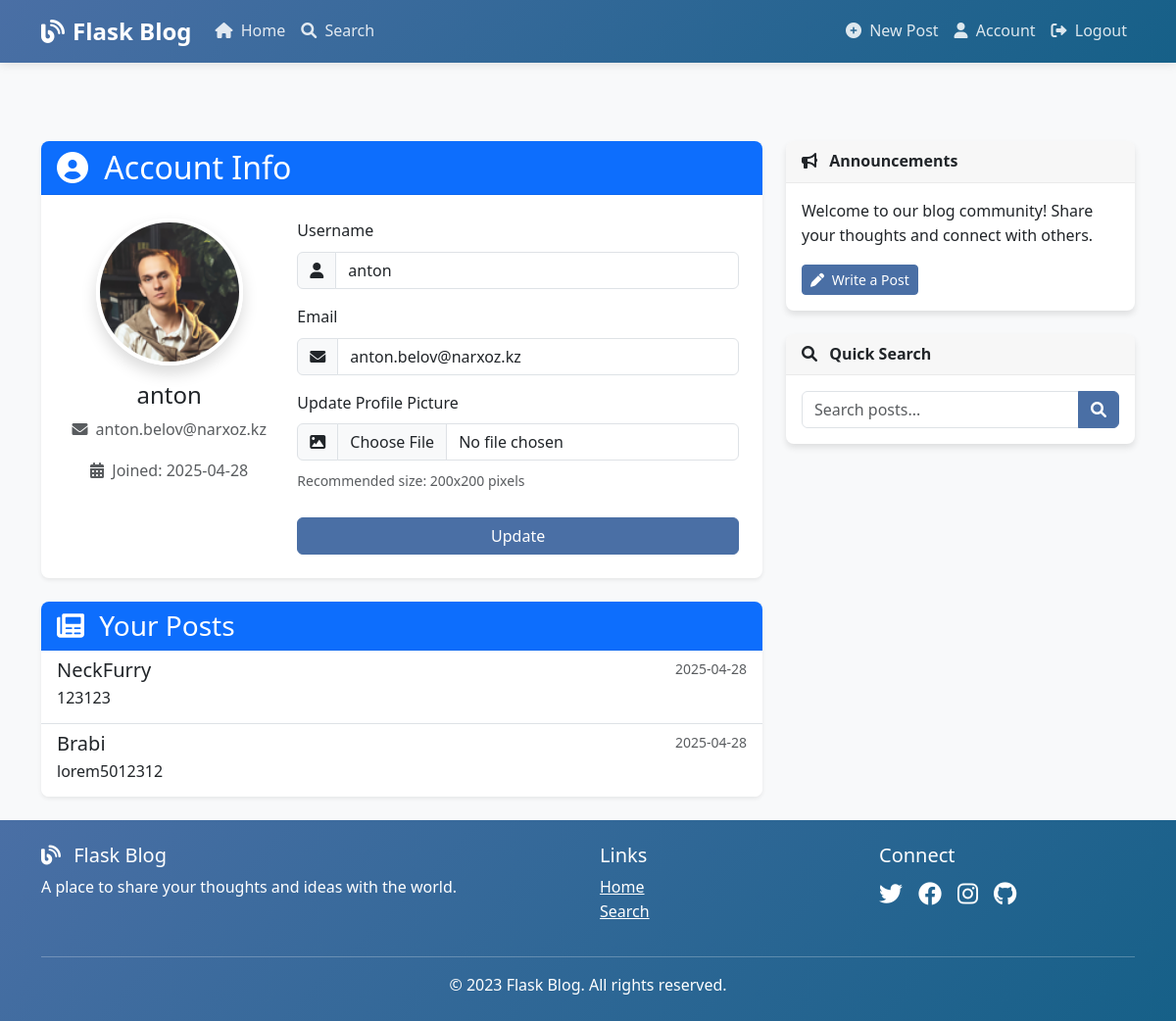
Page /account (signed in) on the earlier database version.
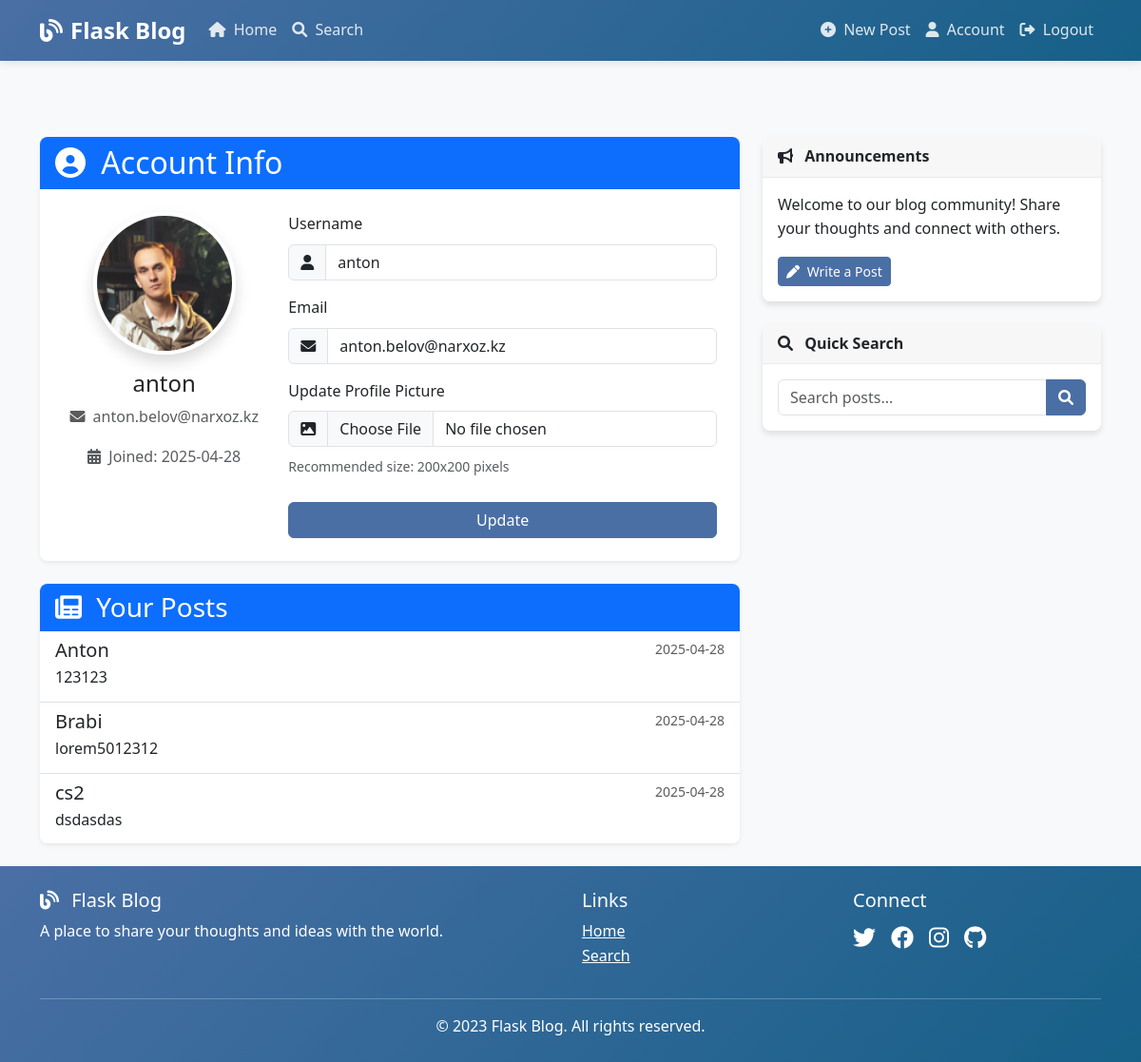
Same page on the later database version.
### app/models/post.py (models this page shows, shortened)
class Post(db.Model):
    id = db.Column(db.Integer, primary_key=True)
    title = db.Column(db.String(100), nullable=False)
    content = db.Column(db.Text, nullable=False)
    image_file = db.Column(db.String(20), nullable=True)
    created_at = db.Column(db.DateTime, nullable=False, default=datetime.utcnow)
    updated_at = db.Column(db.DateTime, onupdate=datetime.utcnow)
    user_id = db.Column(db.Integer, db.ForeignKey('user.id'), nullable=False)

### app/controllers/auth.py (the view)
@auth_bp.route('/account', methods=['GET', 'POST'])
@login_required
def account():
    form = UpdateAccountForm(current_user.username, current_user.email)
    if form.validate_on_submit():
        if form.picture.data:
            picture_file = save_picture(form.picture.data)
            current_user.profile_image = picture_file
        current_user.username = form.username.data
        current_user.email = form.email.data
        try:
            db.session.commit()
            flash('Your account has been updated!', 'success')
            return redirect(url_for('auth.account'))
        except Exception as e:
            db.session.rollback()
            flash(f'Error updating account: {str(e)}', 'danger')
    elif request.method == 'GET':
        form.username.data = current_user.username
        form.email.data = current_user.email
    image_file = url_for('static', filename='uploads/' + current_user.profile_image)
    return render_template('auth/account.html', title='Account',
                           image_file=image_file, form=form)

### app/forms/auth_forms.py (shortened to what this page needs)
class UpdateAccountForm(FlaskForm):
    username = StringField('Username',
                           validators=[DataRequired(), Length(min=2, max=20)])
    email = StringField('Email',
                        validators=[DataRequired(), Email()])
    picture = FileField('Update Profile Picture',
                        validators=[FileAllowed(['jpg', 'png', 'jpeg'])])
    submit = SubmitField('Update')
    def __init__(self, original_username, original_email, *args, **kwargs):
        super(UpdateAccountForm, self).__init__(*args, **kwargs)
        self.original_username = original_username
        self.original_email = original_email

### app/models/user.py (called while the page is built)
@login_manager.user_loader
def load_user(user_id):
    return User.query.get(int(user_id))

### app/templates/auth/account.html (shortened to what the changed rows need)
{% extends "base.html" %}
{% block content %}
    <div class="card shadow-sm">
        <div class="card-header bg-primary text-white">
            <h2 class="mb-0"><i class="fas fa-user-circle me-2"></i> Account Info</h2>
        </div>
    </div>
    <div class="card shadow-sm mt-4">
        <div class="card-body p-0">
            <div class="list-group list-group-flush">
                {% for post in current_user.posts[:5] %}
                    <a href="{{ url_for('posts.post', post_id=post.id) }}" class="list-group-item list-group-item-action">
                        <div class="d-flex w-100 justify-content-between">
                            <h5 class="mb-1">{{ post.title }}</h5>
                            <small class="text-muted">{{ post.created_at.strftime('%Y-%m-%d') }}</small>
                        </div>
                        <p class="mb-1">{{ post.content|truncate(100) }}</p>
                    </a>
                {% endfor %}
            </div>
        </div>
    </div>
{% endblock content %}

Differences in the rows shown:
changed Post: title "NeckFurry" → "Anton"
added Post: title "cs2", created_at "2025-04-28", content "dsdasdas"
